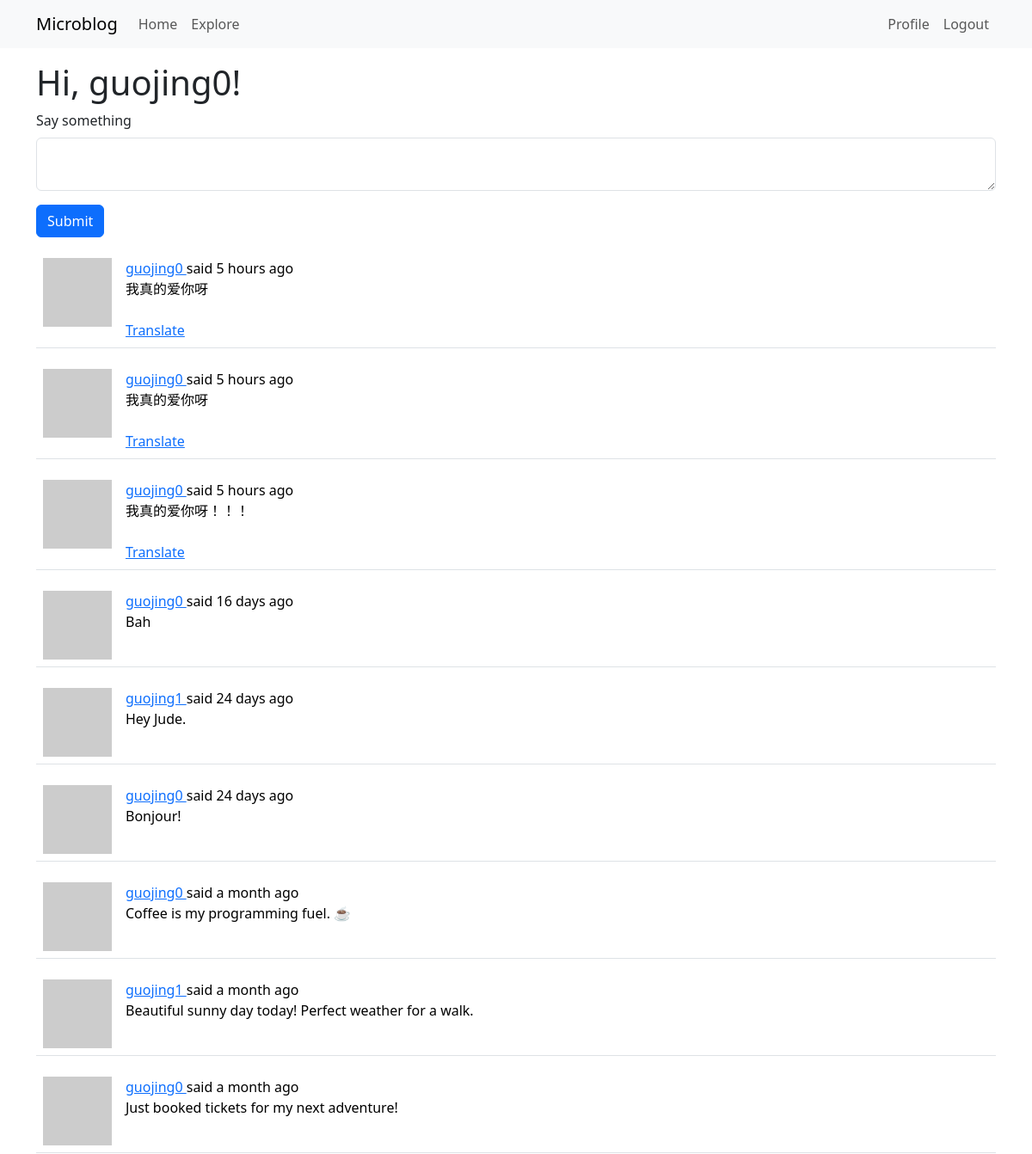
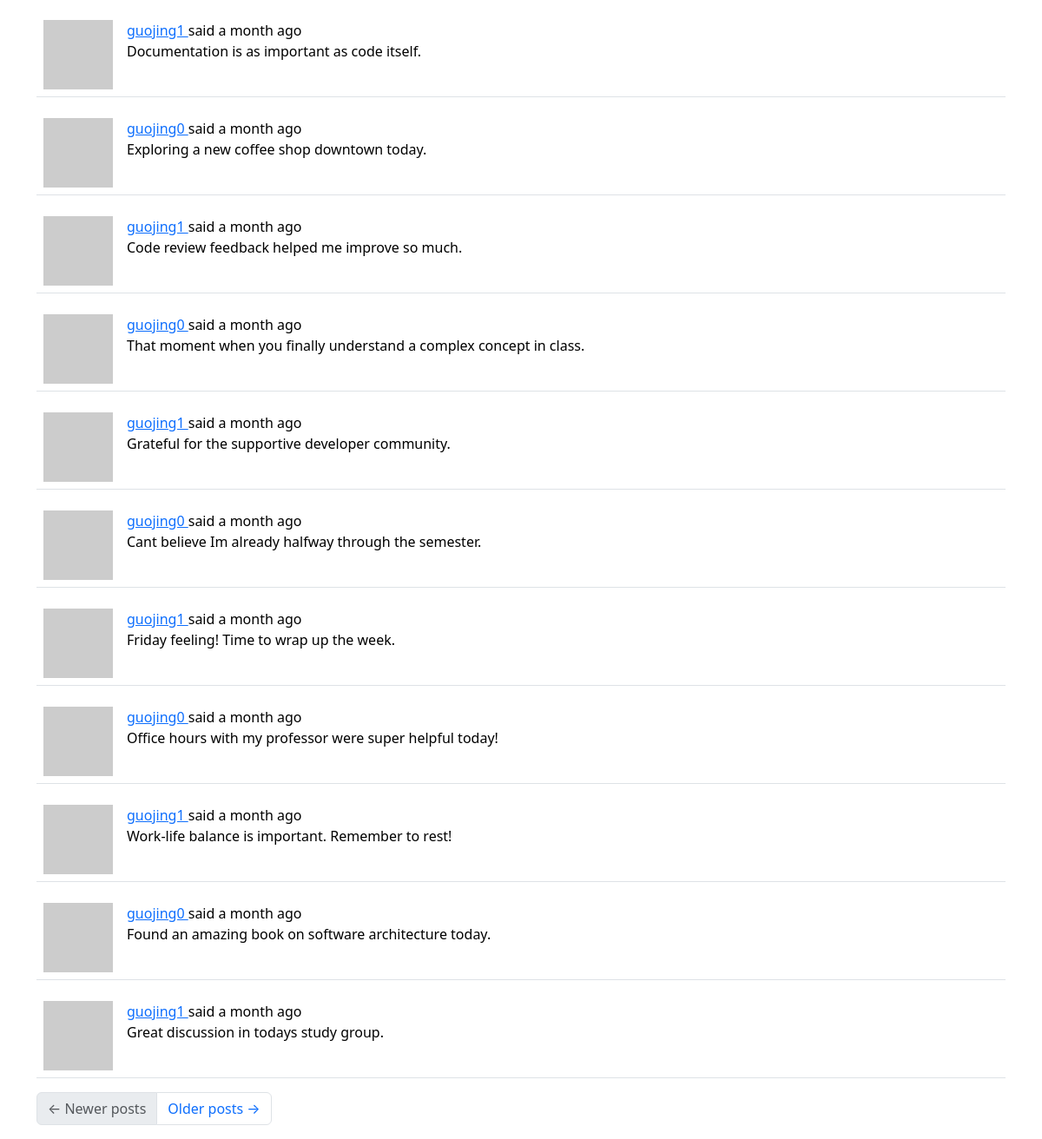
The page /index (signed in) on the database its author committed (2 pictures, top to bottom).
### app/models.py (models this page shows, shortened)
class User(UserMixin, db.Model):
    id: orm.Mapped[int] = orm.mapped_column(primary_key=True)
    username: orm.Mapped[str] = orm.mapped_column(
        sa.String(64), index=True, unique=True
    )
    email: orm.Mapped[str] = orm.mapped_column(sa.String(120), index=True, unique=True)
    password_hash: orm.Mapped[str | None] = orm.mapped_column(sa.String(256))
    posts: orm.WriteOnlyMapped["Post"] = orm.relationship(back_populates="author")
    about_me: orm.Mapped[str | None] = orm.mapped_column(sa.String(140))
    last_seen: orm.Mapped[datetime | None] = orm.mapped_column(
        default=lambda: datetime.now(UTC)
    )
    following: orm.WriteOnlyMapped["User"] = orm.relationship(
        secondary=followers,
        primaryjoin=(followers.c.follower_id == id),
        secondaryjoin=(followers.c.followed_id == id),
        back_populates="followers",
    )
    followers: orm.WriteOnlyMapped["User"] = orm.relationship(
        secondary=followers,
        primaryjoin=(followers.c.followed_id == id),
        secondaryjoin=(followers.c.follower_id == id),
        back_populates="following",
    )
    def avatar(self, size):
        digest = md5(self.email.lower().encode("utf-8")).hexdigest()
        return f"https://www.gravatar.com/avatar/{digest}?d=identicon&s={size}"
    def following_posts(self):
        Author = orm.aliased(User)
        Follower = orm.aliased(User)
        return (
            sa.select(Post)
            .join(Post.author.of_type(Author))
            .join(Author.followers.of_type(Follower), isouter=True)
            .where(
                sa.or_(
                    Author.id == self.id,  # author's own posts
                    Follower.id == self.id,  # posts from followed users
                )
            )
            .group_by(Post)  # to avoid duplicate posts
            .order_by(Post.timestamp.desc())
        )

class Post(db.Model):
    id: orm.Mapped[int] = orm.mapped_column(primary_key=True)
    body: orm.Mapped[str] = orm.mapped_column(sa.String(140))
    timestamp: orm.Mapped[datetime] = orm.mapped_column(
        index=True, default=lambda: datetime.now(UTC)
    )
    user_id: orm.Mapped[int] = orm.mapped_column(sa.ForeignKey("user.id"), index=True)
    author: orm.Mapped["User"] = orm.relationship(back_populates="posts")
    language: orm.Mapped[str | None] = orm.mapped_column(sa.String(5))

### app/routes.py (the view, shortened to what this page needs)
@app.route("/", methods=["GET", "POST"])
@app.route("/index", methods=["GET", "POST"])
@login_required
def index():
    form = PostForm()
    page = request.args.get("page", 1, type=int)
    posts = db.paginate(
        current_user.following_posts(),
        page=page,
        per_page=app.config["POSTS_PER_PAGE"],
        error_out=False,
    )
    next_url = url_for("index", page=posts.next_num) if posts.has_next else None
    prev_url = url_for("index", page=posts.prev_num) if posts.has_prev else None
    return render_template(
        "index.html",
        title="Home",
        form=form,
        posts=posts.items,
        next_url=next_url,
        prev_url=prev_url,
    )

### app/forms.py
class PostForm(FlaskForm):
    post = TextAreaField(
        _l("Say something"), validators=[DataRequired(), Length(min=1, max=140)]
    )
    submit = SubmitField(_l("Submit"))

### app/__init__.py (called while the page is built)
def get_locale_func():
    return request.accept_languages.best_match(app.config["LANGUAGES"])

### app/models.py (called while the page is built)
@login.user_loader
def load_user(id):
    return db.session.get(User, int(id))

### app/routes.py (called while the page is built)
@app.before_request
def before_request():
    if current_user.is_authenticated:
        current_user.last_seen = datetime.now(UTC)
        db.session.commit()
    g.locale = str(get_locale())

### app/templates/index.html
{% extends "base.html" %}
{% import "bootstrap_wtf.html" as wtf %}
{% block content %}
    <h1>{{ _('Hi, %(username)s!', username=current_user.username) }}</h1>
    {% if form %}
        {{ wtf.quick_form(form) }}
    {% endif %}
    {% for post in posts %}
        {% include '_post.html' %}
    {% endfor %}
    <nav aria-label="Post navigation">
        <ul class="pagination">
            <li class="page-item{% if not prev_url %} disabled{% endif %}">
                <a class="page-link" href="{{ prev_url }}">
                    <span aria-hidden="true">&larr;</span> {{ _('Newer posts') }}
                </a>
            </li>
            <li class="page-item{% if not next_url %} disabled{% endif %}">
                <a class="page-link" href="{{ next_url }}">
                    {{ _('Older posts') }} <span aria-hidden="true">&rarr;</span>
                </a>
            </li>
        </ul>
    </nav>
{% endblock %}

### app/templates/_post.html
<table class="table table-hover">
    <tr>
        <td width="70px">
            <a href="{{ url_for('user', username=post.author.username) }}">
                <img src="{{ post.author.avatar(70) }}" />
            </a>
        </td>
        <td>
            <a href="{{ url_for('user', username=post.author.username) }}">
                {{ post.author.username }}
            </a>
            {{ _('said') }} {{ moment(post.timestamp).fromNow() }}
            <br>
            <span id="post{{ post.id }}">{{ post.body }}</span>
            {% if post.language and post.language != g.locale %}
                <br><br>
                <span id="translation{{ post.id }}">
                    <a href="javascript:translate(
                        'post{{ post.id }}',
                        'translation{{ post.id }}',
                        '{{ post.language }}',
                        '{{ g.locale }}'
                    )">{{ _('Translate') }}</a>
                </span>
            {% endif %}
        </td>
    </tr>
</table>

### rows shown on the page
Post: author.username "guojing0", timestamp "5 hours ago", body "我真的爱你呀"
Post: author.username "guojing0", timestamp "5 hours ago", body "我真的爱你呀"
Post: author.username "guojing0", timestamp "5 hours ago", body "我真的爱你呀！！！"
Post: author.username "guojing0", timestamp "16 days ago", body "Bah"
Post: author.username "guojing1", timestamp "24 days ago", body "Hey Jude."
Post: author.username "guojing0", timestamp "24 days ago", body "Bonjour!"
Post: author.username "guojing0", timestamp "a month ago", body "Coffee is my programming fuel. ☕"
Post: author.username "guojing1", timestamp "a month ago", body "Beautiful sunny day today! Perfect weather for a walk."
Post: author.username "guojing0", timestamp "a month ago", body "Just booked tickets for my next adventure!"
Post: author.username "guojing1", timestamp "a month ago", body "Documentation is as important as code itself."
Post: author.username "guojing0", timestamp "a month ago", body "Exploring a new coffee shop downtown today."
Post: author.username "guojing1", timestamp "a month ago", body "Code review feedback helped me improve so much."
Post: author.username "guojing0", timestamp "a month ago", body "That moment when you finally understand a complex concept in class."
Post: author.username "guojing1", timestamp "a month ago", body "Grateful for the supportive developer community."
Post: author.username "guojing0", timestamp "a month ago", body "Cant believe Im already halfway through the semester."
Post: author.username "guojing1", timestamp "a month ago", body "Friday feeling! Time to wrap up the week."
Post: author.username "guojing0", timestamp "a month ago", body "Office hours with my professor were super helpful today!"
Post: author.username "guojing1", timestamp "a month ago", body "Work-life balance is important. Remember to rest!"
Post: author.username "guojing0", timestamp "a month ago", body "Found an amazing book on software architecture today."
Post: author.username "guojing1", timestamp "a month ago", body "Great discussion in todays study group."

### other values the page prints
{{ field.label(class='form-label') }} "Say something"
